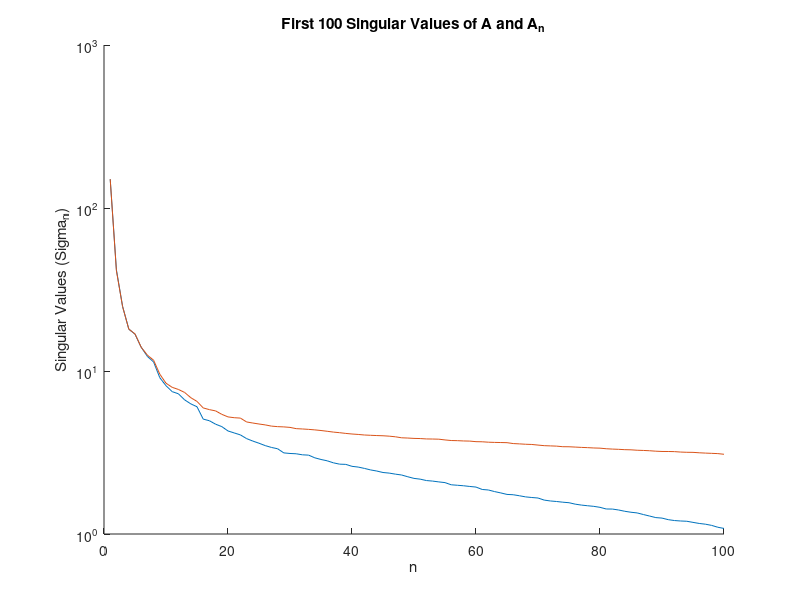

Write MATLAB code to recreate this figure.
%%Header
figure;
hold on;
format long;
load("data.mat");

%%Set up
xVals = linspace(1, 100);

%%Computation
[U, Z, V] = svd(A);
[Un, Zn, Vn] = svd(An);
singValsA = diag(Z);
singValsAn = diag(Zn);
singValsA = singValsA(1:100, 1:1);
singValsAn = singValsAn(1:100, 1:1);

%%Results
singValPlotA = plot(xVals, singValsA);
singValPlotAn = plot(xVals, singValsAn);
set(gca, 'yscale', 'log');
set(gca,'XLim',[0, 100]);
xlabel({'n'});
ylabel({'Singular Values (Sigma_n)'});
title({'First 100 Singular Values of A and A_n'});